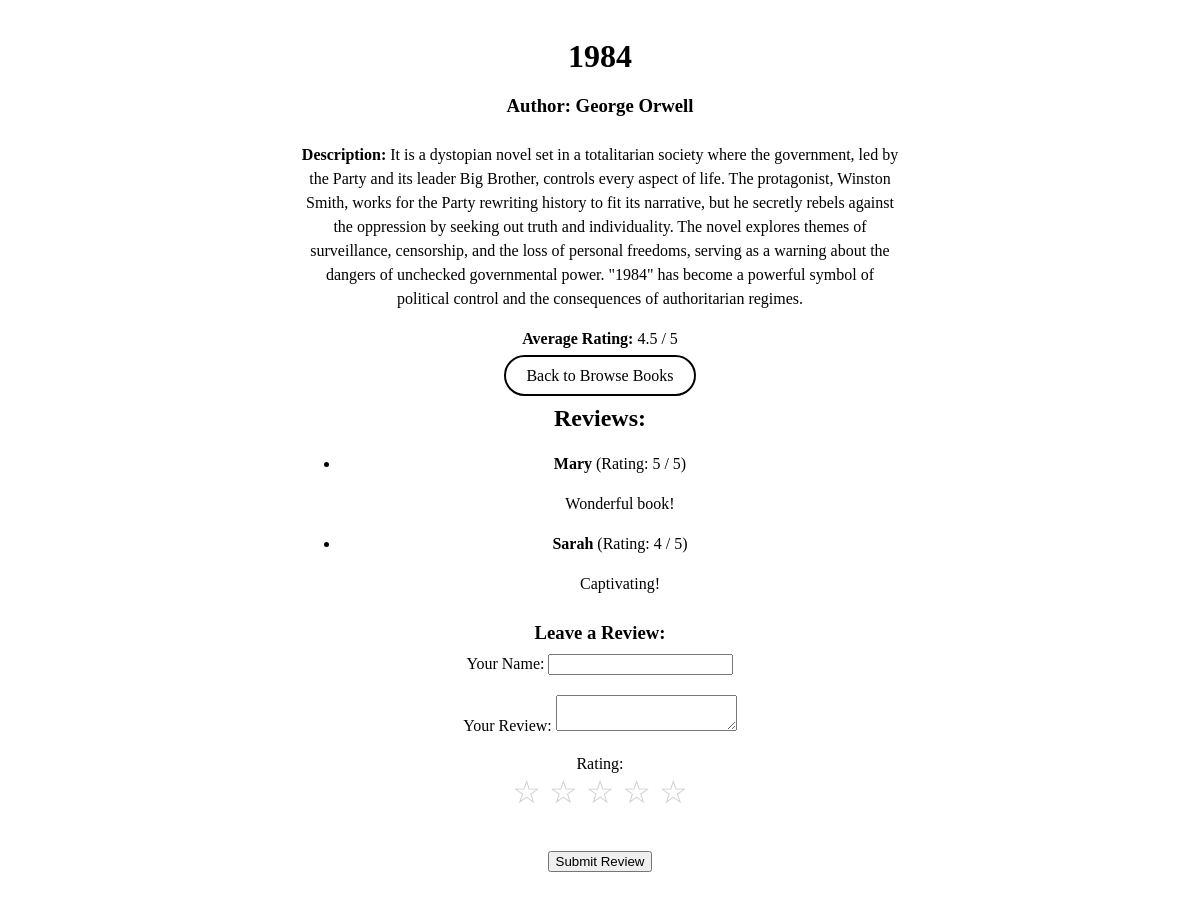
The page /books/2/ on the database its author committed.
### swap/models.py (models this page shows, shortened)
class Book(models.Model):
    title = models.CharField(max_length=255)
    author = models.CharField(max_length=255)
    description = models.TextField()
    is_available = models.BooleanField(default=True)  # True if the book is available for sharing
    average_rating = models.FloatField(default=0)  # Field to store average rating

class Review(models.Model):
    book = models.ForeignKey(Book, related_name='reviews', on_delete=models.CASCADE)
    user_name = models.CharField(max_length=255)
    review_text = models.TextField()
    rating = models.IntegerField(choices=[(i, f"{i} Star{'s' if i > 1 else ''}") for i in range(1, 6)])

### swap/views.py (the view, shortened to what this page needs)
# urls.py: path('books/<int:book_id>/', views.book_detail, name='book_detail'),
def book_detail(request, book_id):
    book = get_object_or_404(Book, id=book_id)  # Use get_object_or_404 for better error handling
    reviews = book.reviews.all()
    return render(request, 'swap/book_detail.html', {'book': book, 'reviews': reviews})

### swap/templates/swap/book_detail.html (shortened to what this page needs)
{% load static %}
<!DOCTYPE html>
<html lang="en">
<head>
    <link rel="stylesheet" type="text/css" href="{% static 'css/stylo.css' %}">
</head>
<body style="background-image: url('{% static 'images/donatello.jpg' %}'); background-size: cover; background-position: center;">
    <div class="content">
        <h1>{{ book.title }}</h1>
        <h3>Author: {{ book.author }}</h3>
        <p><strong>Description:</strong> {{ book.description }}</p>
        <p><strong>Average Rating:</strong> {{ book.average_rating|floatformat:1 }} / 5</p>
        <a href="{% url 'book_list' %}">Back to Browse Books</a>
        <div class="reviews-section">
            <h2>Reviews:</h2>
            {% if reviews %}
                <ul>
                    {% for review in reviews %}
                        <li>
                            <p><strong>{{ review.user_name }}</strong> (Rating: {{ review.rating }} / 5)</p>
                            <p>{{ review.review_text }}</p>
                        </li>
                    {% endfor %}
                </ul>
            {% else %}
                <p>No reviews yet for this book.</p>
            {% endif %}
            <h3>Leave a Review:</h3>
            <form method="POST">
                <div>
                    <label for="user_name">Your Name:</label>
                    <input type="text" id="user_name" name="user_name" required>
                </div>
                <div>
                    <label for="review_text">Your Review:</label>
                    <textarea id="review_text" name="review_text" required></textarea>
                </div>
                <div>
                    <label for="rating">Rating:</label><br>
                    <div class="star-rating">
                        <input type="radio" id="star5" name="rating" value="5" required><label for="star5" title="5 stars">☆</label>
                        <input type="radio" id="star4" name="rating" value="4"><label for="star4" title="4 stars">☆</label>
                        <input type="radio" id="star3" name="rating" value="3"><label for="star3" title="3 stars">☆</label>
                        <input type="radio" id="star2" name="rating" value="2"><label for="star2" title="2 stars">☆</label>
                        <input type="radio" id="star1" name="rating" value="1"><label for="star1" title="1 star">☆</label>
                    </div>
                </div>
                <button type="submit">Submit Review</button>
            </form>
        </div>
    </div>
</body>
</html>

### static/css/stylo.css (style rules this page uses)
.content { background-color: rgba(255, 255, 255, 0.8); color: black; font-family: 'Georgia', serif; padding: 20px; border-radius: 10px; max-width: 600px; margin: auto; text-align: center; }
h1, h3 { margin: 0; padding: 10px 0; font-family: 'Georgia', serif; color: black; }
p { font-size: 16px; line-height: 1.5; }
a { color: black; text-decoration: none; border: 2px solid black; padding: 10px 20px; border-radius: 25px; transition: all 0.3s ease; }
.star-rating { direction: rtl; display: inline-block; font-size: 2rem; }
.star-rating label { color: #ccc; cursor: pointer; transition: color 0.3s ease; }

### swap/templates/swap/book_detail.html (style rules this page uses)
form div { margin-bottom: 20px; }

### rows shown on the page
Book: title "1984", author "George Orwell", description "It is a dystopian novel set in a totalitarian society where the government, led by the Party and its leader Big Brother, controls every aspect of life. The protagonist, Winston Smith, works for the Party rewriting history to fit its narrative, but he secretly rebels against the oppression by seeking out truth and individuality. The novel explores themes of surveillance, censorship, and the loss of personal freedoms, serving as a warning about the dangers of unchecked governmental power. \"1984\" has become a powerful symbol of political control and the consequences of authoritarian regimes.", average_rating "4.5"
Review: user_name "Mary", rating "5", review_text "Wonderful book!"
Review: user_name "Sarah", rating "4", review_text "Captivating!"
